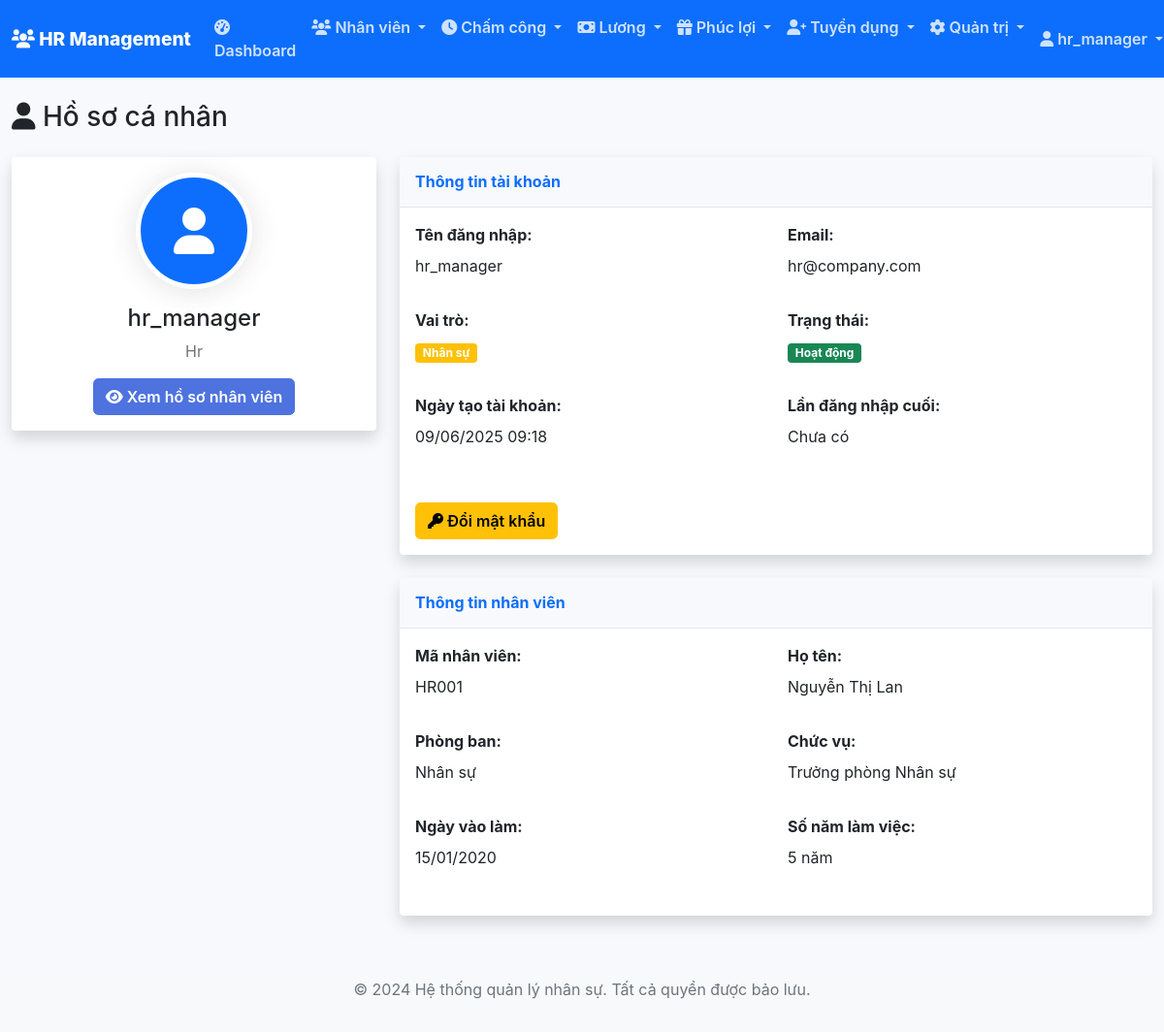
Screenshot of /profile (signed in) with the database file from the repository.
### app/models/user.py (models this page shows, shortened)
class User(UserMixin, db.Model):
    __tablename__ = 'users'
    id = db.Column(db.Integer, primary_key=True)
    username = db.Column(db.String(80), unique=True, nullable=False)
    email = db.Column(db.String(120), unique=True, nullable=False)
    password_hash = db.Column(db.String(255), nullable=False)
    role = db.Column(db.String(20), nullable=False, default='employee')  # admin, hr, leader, employee
    is_active = db.Column(db.Boolean, default=True)
    created_at = db.Column(db.DateTime, default=datetime.utcnow)
    last_login = db.Column(db.DateTime)
    employee = db.relationship('Employee', backref='user', uselist=False, cascade='all, delete-orphan')
    def has_role(self, role):
        return self.role == role
    def has_permission(self, permission):
        permissions = {
            'admin': ['all'],
            'hr': ['employee_management', 'payroll', 'benefits', 'recruitment'],
            'leader': ['team_management', 'attendance_view'],
            'employee': ['self_view', 'attendance_self']
        }
        user_permissions = permissions.get(self.role, [])
        return permission in user_permissions or 'all' in user_permissions

### app/models/employee.py (models this page shows, shortened)
class Employee(db.Model):
    __tablename__ = 'employees'
    id = db.Column(db.Integer, primary_key=True)
    user_id = db.Column(db.Integer, db.ForeignKey('users.id'), nullable=False)
    employee_id = db.Column(db.String(20), unique=True, nullable=False)
    first_name = db.Column(db.String(50), nullable=False)
    last_name = db.Column(db.String(50), nullable=False)
    full_name = db.Column(db.String(100), nullable=False)
    date_of_birth = db.Column(db.Date)
    gender = db.Column(db.String(10))
    phone = db.Column(db.String(20))
    address = db.Column(db.Text)
    emergency_contact = db.Column(db.String(100))
    emergency_phone = db.Column(db.String(20))
    department = db.Column(db.String(50))
    position = db.Column(db.String(50))
    hire_date = db.Column(db.Date, default=date.today)
    employment_type = db.Column(db.String(20), default='full_time')  # full_time, part_time, contract
    salary = db.Column(db.Numeric(12, 2))
    manager_id = db.Column(db.Integer, db.ForeignKey('employees.id'))
    status = db.Column(db.String(20), default='active')  # active, inactive, terminated
    termination_date = db.Column(db.Date)
    avatar = db.Column(db.String(255))
    documents = db.Column(db.JSON)  # Store document paths and types
    created_at = db.Column(db.DateTime, default=datetime.utcnow)
    updated_at = db.Column(db.DateTime, default=datetime.utcnow, onupdate=datetime.utcnow)
    manager = db.relationship('Employee', remote_side=[id], backref='subordinates')
    attendances = db.relationship('Attendance', backref='employee', lazy='dynamic')
    payrolls = db.relationship('Payroll', backref='employee', lazy='dynamic')
    benefits = db.relationship('Benefit', backref='employee', lazy='dynamic')
    rewards = db.relationship('Reward', backref='employee', lazy='dynamic')
    @property
    def years_of_service(self):
        if self.hire_date:
            today = date.today()
            return today.year - self.hire_date.year - ((today.month, today.day) < (self.hire_date.month, self.hire_date.day))
        return 0

### app/routes/main.py (the view)
@bp.route('/profile')
@login_required
def profile():
    return render_template('profile.html', user=current_user)

### app/models/user.py (called while the page is built)
@login_manager.user_loader
def load_user(user_id):
    return User.query.get(int(user_id))

### app/templates/profile.html (shortened to what this page needs)
{% extends "base.html" %}
{% block content %}
<div class="row">
    <div class="col-12">
        <h1 class="h3 mb-4">
            <i class="fas fa-user"></i> Hồ sơ cá nhân
        </h1>
    </div>
</div>
<div class="row">
    <div class="col-lg-4">
        <div class="card shadow">
            <div class="card-body text-center">
                {% if user.employee and user.employee.avatar %}
                    <img src="{{ url_for('static', filename=user.employee.avatar) }}" class="profile-avatar mb-3" alt="Avatar">
                {% else %}
                    <div class="profile-avatar mx-auto mb-3 bg-primary d-flex align-items-center justify-content-center">
                        <i class="fas fa-user fa-3x text-white"></i>
                    </div>
                {% endif %}
                <h4>{{ user.username }}</h4>
                <p class="text-muted">{{ user.role|title }}</p>
                {% if user.employee %}
                <div class="mt-3">
                    <a href="{{ url_for('employee.view', id=user.employee.id) }}" class="btn btn-primary">
                        <i class="fas fa-eye"></i> Xem hồ sơ nhân viên
                    </a>
                </div>
                {% endif %}
            </div>
        </div>
    </div>
    <div class="col-lg-8">
        <div class="card shadow">
            <div class="card-header py-3">
                <h6 class="m-0 fw-bold text-primary">Thông tin tài khoản</h6>
            </div>
            <div class="card-body">
                <div class="row">
                    <div class="col-md-6 mb-3">
                        <label class="form-label fw-bold">Tên đăng nhập:</label>
                        <p>{{ user.username }}</p>
                    </div>
                    <div class="col-md-6 mb-3">
                        <label class="form-label fw-bold">Email:</label>
                        <p>{{ user.email }}</p>
                    </div>
                    <div class="col-md-6 mb-3">
                        <label class="form-label fw-bold">Vai trò:</label>
                        <p>
                            {% if user.role == 'admin' %}
                                <span class="badge bg-danger">Quản trị viên</span>
                            {% elif user.role == 'hr' %}
                                <span class="badge bg-warning">Nhân sự</span>
                            {% elif user.role == 'leader' %}
                                <span class="badge bg-info">Trưởng nhóm</span>
                            {% else %}
                                <span class="badge bg-primary">Nhân viên</span>
                            {% endif %}
                        </p>
                    </div>
                    <div class="col-md-6 mb-3">
                        <label class="form-label fw-bold">Trạng thái:</label>
                        <p>
                            {% if user.is_active %}
                                <span class="badge bg-success">Hoạt động</span>
                            {% else %}
                                <span class="badge bg-secondary">Không hoạt động</span>
                            {% endif %}
                        </p>
                    </div>
                    <div class="col-md-6 mb-3">
                        <label class="form-label fw-bold">Ngày tạo tài khoản:</label>
                        <p>{{ user.created_at.strftime('%d/%m/%Y %H:%M') }}</p>
                    </div>
                    <div class="col-md-6 mb-3">
                        <label class="form-label fw-bold">Lần đăng nhập cuối:</label>
                        <p>
                            {% if user.last_login %}
                                {{ user.last_login.strftime('%d/%m/%Y %H:%M') }}
                            {% else %}
                                Chưa có
                            {% endif %}
                        </p>
                    </div>
                </div>
                <div class="mt-4">
                    <a href="{{ url_for('auth.change_password') }}" class="btn btn-warning">
                        <i class="fas fa-key"></i> Đổi mật khẩu
                    </a>
                </div>
            </div>
        </div>
        {% if user.employee %}
        <div class="card shadow mt-4">
            <div class="card-header py-3">
                <h6 class="m-0 fw-bold text-primary">Thông tin nhân viên</h6>
            </div>
            <div class="card-body">
                <div class="row">
                    <div class="col-md-6 mb-3">
                        <label class="form-label fw-bold">Mã nhân viên:</label>
                        <p>{{ user.employee.employee_id }}</p>
                    </div>
                    <div class="col-md-6 mb-3">
                        <label class="form-label fw-bold">Họ tên:</label>
                        <p>{{ user.employee.full_name }}</p>
                    </div>
                    <div class="col-md-6 mb-3">
                        <label class="form-label fw-bold">Phòng ban:</label>
                        <p>{{ user.employee.department or 'Chưa có' }}</p>
                    </div>
                    <div class="col-md-6 mb-3">
                        <label class="form-label fw-bold">Chức vụ:</label>
                        <p>{{ user.employee.position or 'Chưa có' }}</p>
                    </div>
                    <div class="col-md-6 mb-3">
                        <label class="form-label fw-bold">Ngày vào làm:</label>
                        <p>{{ user.employee.hire_date.strftime('%d/%m/%Y') if user.employee.hire_date else 'Chưa có' }}</p>
                    </div>
                    <div class="col-md-6 mb-3">
                        <label class="form-label fw-bold">Số năm làm việc:</label>
                        <p>{{ user.employee.years_of_service }} năm</p>
                    </div>
                </div>
            </div>
        </div>
        {% endif %}
    </div>
</div>
{% endblock %}

### app/templates/base.html (shortened to what this page needs)
<!DOCTYPE html>
<html lang="vi">
<head>
    <link href="https://cdn.jsdelivr.net/npm/bootstrap@5.1.3/dist/css/bootstrap.min.css" rel="stylesheet">
    <link href="https://cdnjs.cloudflare.com/ajax/libs/font-awesome/6.0.0/css/all.min.css" rel="stylesheet">
    <link href="{{ url_for('static', filename='css/style.css') }}" rel="stylesheet">
</head>
<body>
    {% if current_user.is_authenticated %}
    <nav class="navbar navbar-expand-lg navbar-dark bg-primary">
        <div class="container-fluid">
            <a class="navbar-brand" href="{{ url_for('main.dashboard') }}">
                <i class="fas fa-users"></i> HR Management
            </a>
            <div class="collapse navbar-collapse" id="navbarNav">
                <ul class="navbar-nav me-auto">
                    <li class="nav-item">
                        <a class="nav-link" href="{{ url_for('main.dashboard') }}">
                            <i class="fas fa-tachometer-alt"></i> Dashboard
                        </a>
                    </li>
                    {% if current_user.has_permission('employee_management') or current_user.has_permission('all') %}
                    <li class="nav-item dropdown">
                        <a class="nav-link dropdown-toggle" href="#" id="employeeDropdown" role="button" data-bs-toggle="dropdown">
                            <i class="fas fa-users"></i> Nhân viên
                        </a>
                    </li>
                    {% endif %}
                    <li class="nav-item dropdown">
                        <a class="nav-link dropdown-toggle" href="#" id="attendanceDropdown" role="button" data-bs-toggle="dropdown">
                            <i class="fas fa-clock"></i> Chấm công
                        </a>
                    </li>
                    <li class="nav-item dropdown">
                        <a class="nav-link dropdown-toggle" href="#" id="payrollDropdown" role="button" data-bs-toggle="dropdown">
                            <i class="fas fa-money-bill"></i> Lương
                        </a>
                    </li>
                    <li class="nav-item dropdown">
                        <a class="nav-link dropdown-toggle" href="#" id="benefitsDropdown" role="button" data-bs-toggle="dropdown">
                            <i class="fas fa-gift"></i> Phúc lợi
                        </a>
                    </li>
                    {% if current_user.has_permission('recruitment') or current_user.has_permission('all') %}
                    <li class="nav-item dropdown">
                        <a class="nav-link dropdown-toggle" href="#" id="recruitmentDropdown" role="button" data-bs-toggle="dropdown">
                            <i class="fas fa-user-plus"></i> Tuyển dụng
                        </a>
                    </li>
                    {% endif %}
                    {% if current_user.has_permission('all') or current_user.has_role('hr') %}
                    <li class="nav-item dropdown">
                        <a class="nav-link dropdown-toggle" href="#" id="adminDropdown" role="button" data-bs-toggle="dropdown">
                            <i class="fas fa-cog"></i> Quản trị
                        </a>
                    </li>
                    {% endif %}
                </ul>
                <ul class="navbar-nav">
                    <li class="nav-item dropdown">
                        <a class="nav-link dropdown-toggle" href="#" id="userDropdown" role="button" data-bs-toggle="dropdown">
                            <i class="fas fa-user"></i> {{ current_user.username }}
                        </a>
                    </li>
                </ul>
            </div>
        </div>
    </nav>
    {% endif %}
    <main class="container-fluid mt-4">
        {% block content %}{% endblock %}
    </main>
    <footer class="bg-light text-center text-muted py-3 mt-5">
        <div class="container">
            <p>&copy; 2024 Hệ thống quản lý nhân sự. Tất cả quyền được bảo lưu.</p>
        </div>
    </footer>
</body>
</html>

### app/static/css/style.css (style rules this page uses)
:root { --primary-color: #4e73df; --secondary-color: #858796; --success-color: #1cc88a; --info-color: #36b9cc; --warning-color: #f6c23e; --danger-color: #e74a3b; --light-color: #f8f9fc; --dark-color: #5a5c69; }
body { font-family: 'Nunito', -apple-system, BlinkMacSystemFont, 'Segoe UI', 'Roboto', 'Helvetica Neue', Arial, sans-serif; background-color: var(--light-color); }
.navbar-brand { font-weight: 800; font-size: 1.2rem; }
.navbar-nav .nav-link { font-weight: 600; color: rgba(255, 255, 255, 0.8) !important; }
.card { border: none; box-shadow: 0 0.15rem 1.75rem 0 rgba(58, 59, 69, 0.15); }
.card-header { background-color: var(--light-color); border-bottom: 1px solid #e3e6f0; }
.btn { font-weight: 600; border-radius: 0.35rem; }
.btn-primary { background-color: var(--primary-color); border-color: var(--primary-color); }
.profile-avatar { width: 120px; height: 120px; border-radius: 50%; border: 5px solid white; box-shadow: 0 0.15rem 1.75rem 0 rgba(58, 59, 69, 0.15); }

### rows the page displays
User: username "hr_manager", role "Hr", email "hr@company.com", created_at "09/06/2025 09:18"
Employee: employee.employee_id "HR001", employee.full_name "Nguyễn Thị Lan", employee "Nhân sự", employee "Trưởng phòng Nhân sự", employee.hire_date "15/01/2020", employee.years_of_service "5"
